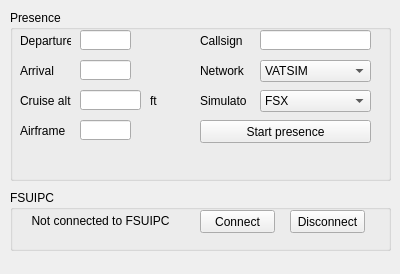
<?xml version="1.0" encoding="UTF-8"?>
<ui version="4.0">
 <class>Form</class>
 <widget class="QWidget" name="Form">
  <property name="geometry">
   <rect>
    <x>0</x>
    <y>0</y>
    <width>400</width>
    <height>274</height>
   </rect>
  </property>
  <property name="windowTitle">
   <string>FSRP2</string>
  </property>
  <widget class="QGroupBox" name="fsuipc">
   <property name="geometry">
    <rect>
     <x>10</x>
     <y>190</y>
     <width>381</width>
     <height>61</height>
    </rect>
   </property>
   <property name="title">
    <string>FSUIPC</string>
   </property>
   <widget class="QLabel" name="statusLabel">
    <property name="geometry">
     <rect>
      <x>10</x>
      <y>20</y>
      <width>161</width>
      <height>21</height>
     </rect>
    </property>
    <property name="frameShape">
     <enum>QFrame::NoFrame</enum>
    </property>
    <property name="frameShadow">
     <enum>QFrame::Plain</enum>
    </property>
    <property name="text">
     <string>Not connected to FSUIPC</string>
    </property>
    <property name="alignment">
     <set>Qt::AlignCenter</set>
    </property>
    <property name="wordWrap">
     <bool>true</bool>
    </property>
   </widget>
   <widget class="QPushButton" name="connectButton">
    <property name="geometry">
     <rect>
      <x>190</x>
      <y>20</y>
      <width>75</width>
      <height>23</height>
     </rect>
    </property>
    <property name="text">
     <string>Connect</string>
    </property>
   </widget>
   <widget class="QPushButton" name="disconnectButton">
    <property name="geometry">
     <rect>
      <x>280</x>
      <y>20</y>
      <width>75</width>
      <height>23</height>
     </rect>
    </property>
    <property name="text">
     <string>Disconnect</string>
    </property>
   </widget>
  </widget>
  <widget class="QGroupBox" name="presence">
   <property name="geometry">
    <rect>
     <x>10</x>
     <y>10</y>
     <width>381</width>
     <height>171</height>
    </rect>
   </property>
   <property name="title">
    <string>Presence</string>
   </property>
   <widget class="QLineEdit" name="depLine">
    <property name="geometry">
     <rect>
      <x>70</x>
      <y>20</y>
      <width>51</width>
      <height>20</height>
     </rect>
    </property>
    <property name="maxLength">
     <number>4</number>
    </property>
   </widget>
   <widget class="QLabel" name="depLabel">
    <property name="geometry">
     <rect>
      <x>10</x>
      <y>20</y>
      <width>51</width>
      <height>21</height>
     </rect>
    </property>
    <property name="text">
     <string>Departure</string>
    </property>
   </widget>
   <widget class="QLabel" name="arrLabel">
    <property name="geometry">
     <rect>
      <x>10</x>
      <y>50</y>
      <width>51</width>
      <height>21</height>
     </rect>
    </property>
    <property name="text">
     <string>Arrival</string>
    </property>
   </widget>
   <widget class="QLineEdit" name="arrLine">
    <property name="geometry">
     <rect>
      <x>70</x>
      <y>50</y>
      <width>51</width>
      <height>20</height>
     </rect>
    </property>
    <property name="maxLength">
     <number>4</number>
    </property>
   </widget>
   <widget class="QLineEdit" name="cruiseLine">
    <property name="geometry">
     <rect>
      <x>70</x>
      <y>80</y>
      <width>61</width>
      <height>20</height>
     </rect>
    </property>
    <property name="maxLength">
     <number>5</number>
    </property>
   </widget>
   <widget class="QLabel" name="cruiseLabel">
    <property name="geometry">
     <rect>
      <x>10</x>
      <y>80</y>
      <width>51</width>
      <height>21</height>
     </rect>
    </property>
    <property name="text">
     <string>Cruise alt.</string>
    </property>
   </widget>
   <widget class="QLabel" name="ftLabel">
    <property name="geometry">
     <rect>
      <x>140</x>
      <y>80</y>
      <width>16</width>
      <height>21</height>
     </rect>
    </property>
    <property name="text">
     <string>ft</string>
    </property>
   </widget>
   <widget class="QLabel" name="networkLabel">
    <property name="geometry">
     <rect>
      <x>190</x>
      <y>50</y>
      <width>47</width>
      <height>21</height>
     </rect>
    </property>
    <property name="text">
     <string>Network</string>
    </property>
   </widget>
   <widget class="QComboBox" name="networkCombo">
    <property name="geometry">
     <rect>
      <x>250</x>
      <y>50</y>
      <width>111</width>
      <height>22</height>
     </rect>
    </property>
    <item>
     <property name="text">
      <string>VATSIM</string>
     </property>
    </item>
    <item>
     <property name="text">
      <string>IVAO</string>
     </property>
    </item>
    <item>
     <property name="text">
      <string>PilotEdge</string>
     </property>
    </item>
    <item>
     <property name="text">
      <string>FSCloud</string>
     </property>
    </item>
    <item>
     <property name="text">
      <string>JoinFS</string>
     </property>
    </item>
    <item>
     <property name="text">
      <string>Offline</string>
     </property>
    </item>
    <item>
     <property name="text">
      <string>Other</string>
     </property>
    </item>
   </widget>
   <widget class="QLabel" name="simLabel">
    <property name="geometry">
     <rect>
      <x>190</x>
      <y>80</y>
      <width>47</width>
      <height>21</height>
     </rect>
    </property>
    <property name="text">
     <string>Simulator</string>
    </property>
   </widget>
   <widget class="QComboBox" name="simCombo">
    <property name="geometry">
     <rect>
      <x>250</x>
      <y>80</y>
      <width>111</width>
      <height>22</height>
     </rect>
    </property>
    <item>
     <property name="text">
      <string>FSX</string>
     </property>
    </item>
    <item>
     <property name="text">
      <string>P3D</string>
     </property>
    </item>
    <item>
     <property name="text">
      <string>XPlane</string>
     </property>
    </item>
   </widget>
   <widget class="QLineEdit" name="airframeLine">
    <property name="geometry">
     <rect>
      <x>70</x>
      <y>110</y>
      <width>51</width>
      <height>20</height>
     </rect>
    </property>
    <property name="maxLength">
     <number>4</number>
    </property>
   </widget>
   <widget class="QLabel" name="airframeLabel">
    <property name="geometry">
     <rect>
      <x>10</x>
      <y>110</y>
      <width>51</width>
      <height>21</height>
     </rect>
    </property>
    <property name="text">
     <string>Airframe</string>
    </property>
   </widget>
   <widget class="QLineEdit" name="callLine">
    <property name="geometry">
     <rect>
      <x>250</x>
      <y>20</y>
      <width>111</width>
      <height>20</height>
     </rect>
    </property>
    <property name="maxLength">
     <number>10</number>
    </property>
   </widget>
   <widget class="QLabel" name="callLabel">
    <property name="geometry">
     <rect>
      <x>190</x>
      <y>20</y>
      <width>51</width>
      <height>21</height>
     </rect>
    </property>
    <property name="text">
     <string>Callsign</string>
    </property>
   </widget>
   <widget class="QPushButton" name="startButton">
    <property name="geometry">
     <rect>
      <x>190</x>
      <y>110</y>
      <width>171</width>
      <height>23</height>
     </rect>
    </property>
    <property name="text">
     <string>Start presence</string>
    </property>
   </widget>
  </widget>
 </widget>
 <resources/>
 <connections/>
</ui>
